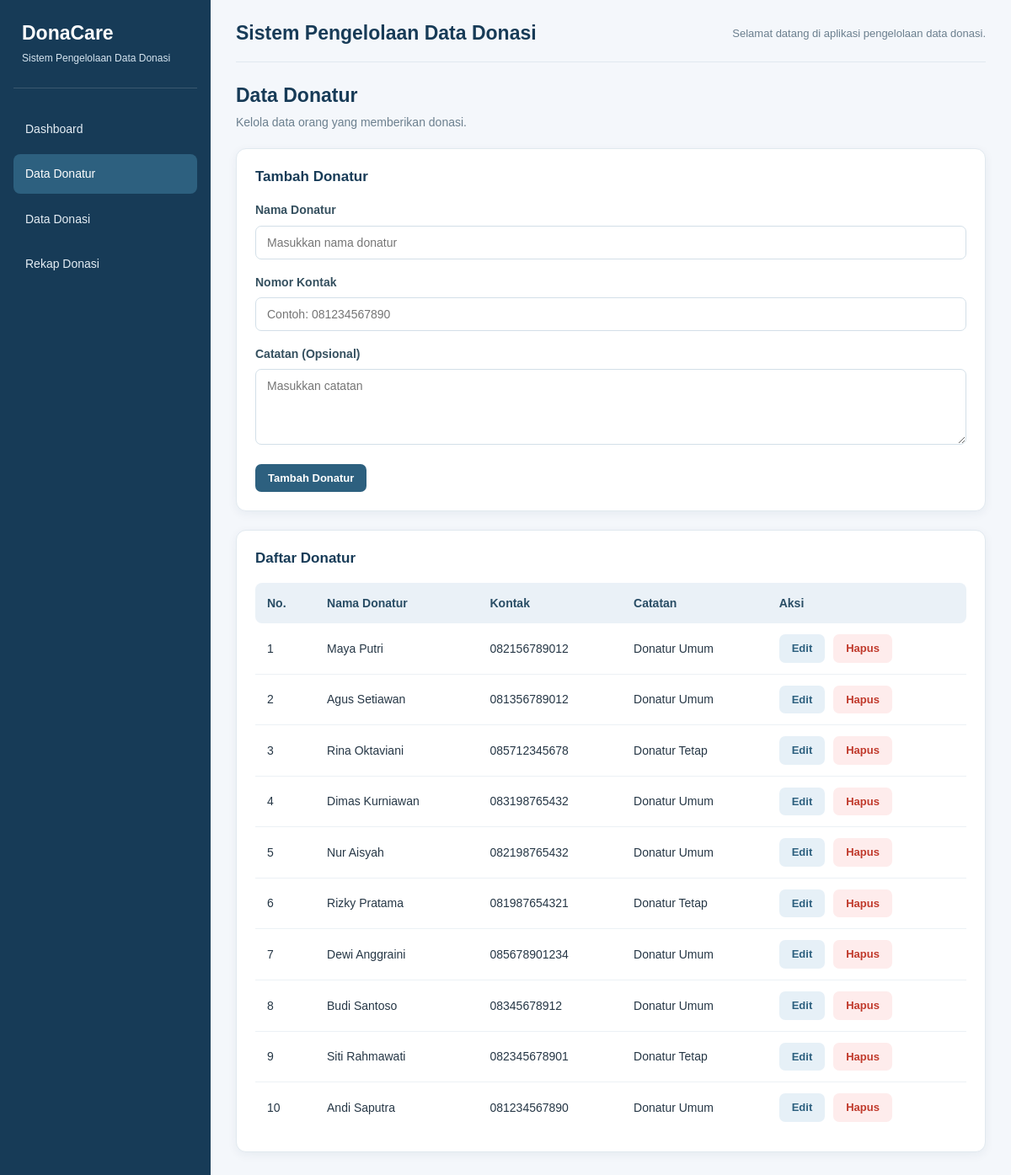
Screenshot of /index.php?page=donatur with the database file from the repository.
### tables this page shows
CREATE TABLE `donatur` (
  `id_donatur` int(11) NOT NULL,
  `nama_donatur` varchar(100) NOT NULL,
  `kontak` varchar(15) NOT NULL,
  `catatan` text DEFAULT NULL,
  `created_at` timestamp NOT NULL DEFAULT current_timestamp(),
  `updated_at` timestamp NOT NULL DEFAULT current_timestamp() ON UPDATE current_timestamp()
);

### pages/donatur.php (the view, shortened to what this page needs)
<?php
$editData = null;
$daftarDonatur = $pdo->query(
    "SELECT * FROM donatur ORDER BY id_donatur DESC"
)->fetchAll();
?>
<h2>Data Donatur</h2>
<p>Kelola data orang yang memberikan donasi.</p>
<div class="panel">
    <h3><?= $editData ? "Edit Donatur" : "Tambah Donatur" ?></h3>
    <form method="POST" action="index.php?page=donatur">
        <div class="form-group">
            <label>Nama Donatur</label>
            <input type="text" name="nama_donatur"
                   maxlength="100" required
                   value="<?= htmlspecialchars($editData['nama_donatur'] ?? '') ?>"
                   placeholder="Masukkan nama donatur">
        </div>
        <div class="form-group">
            <label>Nomor Kontak</label>
            <input type="text" name="kontak"
                   maxlength="13" required
                   value="<?= htmlspecialchars($editData['kontak'] ?? '') ?>"
                   placeholder="Contoh: 081234567890">
        </div>
        <div class="form-group">
            <label>Catatan (Opsional)</label>
            <textarea name="catatan"
                      placeholder="Masukkan catatan"><?= htmlspecialchars($editData['catatan'] ?? '') ?></textarea>
        </div>
        <button type="submit" class="btn-primary">
            <?= $editData ? "Simpan Perubahan" : "Tambah Donatur" ?>
        </button>
    </form>
</div>
<div class="panel">
    <h3>Daftar Donatur</h3>
    <div class="table-responsive">
        <table>
            <thead>
                <tr>
                    <th>No.</th>
                    <th>Nama Donatur</th>
                    <th>Kontak</th>
                    <th>Catatan</th>
                    <th>Aksi</th>
                </tr>
            </thead>
            <tbody>
                <?php if (count($daftarDonatur) > 0): ?>
                    <?php foreach ($daftarDonatur as $i => $d): ?>
                        <tr>
                            <td><?= $i + 1 ?></td>
                            <td><?= htmlspecialchars($d['nama_donatur']) ?></td>
                            <td><?= htmlspecialchars($d['kontak']) ?></td>
                            <td><?= htmlspecialchars($d['catatan'] ?? '-') ?></td>
                            <td class="action-cell">
                                <a class="btn-edit"
                                   href="index.php?page=donatur&edit=<?= (int)$d['id_donatur'] ?>">
                                    Edit
                                </a>
                                <form method="POST"
                                      action="index.php?page=donatur"
                                      onsubmit="return confirm('Yakin ingin menghapus donatur ini?')">
                                    <button type="submit" class="btn-delete">
                                        Hapus
                                    </button>
                                </form>
                            </td>
                        </tr>
                    <?php endforeach; ?>
                <?php endif; ?>
            </tbody>
        </table>
    </div>
</div>

### assets/css/style.css (style rules this page uses)
:root { --primary: #2d607f; --primary-dark: #234d68; --navy: #173b57; --tint: #e6f0f7; --tint-soft: #f2f7fb; --tint-hover: #d5e6f2; --border: #e1e9ef; --bg: #f4f7fb; --text: #263746; --muted: #6b7f8e; --th-bg: #eaf1f7; --th-text: #294d65; --success-bg: #e8f5ed; --success-text: #17633b; --success-border: #c9e8d2; --danger-bg: #fff0f0; --danger-text: #a52c2c; --danger-border: #f2cccc; --radius: 12px; --shadow: 0 3px 12px rgba(23, 59, 87, .06); --sidebar-w: 250px; }
* { margin: 0; padding: 0; box-sizing: border-box; }
body { font-family: Arial, Helvetica, sans-serif; background: var(--bg); color: var(--text); font-size: 14px; line-height: 1.6; }
a { text-decoration: none; color: inherit; }
button, input, select, textarea { font-family: inherit; font-size: inherit; }
button { cursor: pointer; }
h1, h2, h3, h4 { line-height: 1.3; }
.content > h2, .donasi-heading h2, .rekap-heading h2 { color: var(--navy); font-size: 23px; margin-bottom: 5px; }
.content > p, .donasi-heading p, .rekap-heading p { color: var(--muted); margin-bottom: 20px; }
.panel, .donasi-panel, .rekap-panel, .dashboard-panel { background: #fff; border: 1px solid var(--border); border-radius: var(--radius); padding: 22px; margin-bottom: 22px; box-shadow: var(--shadow); min-width: 0; }
.panel h3, .donasi-panel h3 { color: var(--navy); margin-bottom: 17px; font-size: 17px; }
.form-group { margin-bottom: 16px; }
.form-group label, .donasi-field label { display: block; font-weight: 600; margin-bottom: 7px; color: #35505f; }
.form-group input, .form-group textarea, .form-group select, .donasi-field input, .donasi-field select, .donasi-field textarea, .donasi-search-box input { width: 100%; padding: 11px 13px; border: 1px solid #d3dfe8; border-radius: 7px; background: #fff; color: var(--text); outline: none; }
.form-group textarea, .donasi-field textarea { min-height: 90px; resize: vertical; }
.btn-primary, .btn-secondary, .btn-edit, .btn-delete, .donasi-btn, .donasi-action-edit, .donasi-action-delete { display: inline-flex; align-items: center; justify-content: center; gap: 6px; padding: 9px 15px; border: 0; border-radius: 7px; font-size: 13px; font-weight: 600; line-height: 1.2; transition: background .2s; }
.btn-primary, .donasi-btn-primary { background: var(--primary); color: #fff; }
.btn-edit, .donasi-action-edit, .donasi-btn-filter { background: var(--tint); color: var(--primary); }
.btn-delete, .donasi-action-delete { background: #feecec; color: #c0392b; }
.table-responsive, .donasi-table-wrapper, .rekap-table-wrap, .dashboard-table-wrapper { width: 100%; overflow-x: auto; }
table { width: 100%; border-collapse: collapse; }
table th { background: var(--th-bg); color: var(--th-text); font-weight: 600; text-align: left; padding: 13px 14px; white-space: nowrap; }
table td { padding: 13px 14px; border-bottom: 1px solid #ecf1f5; vertical-align: middle; }
table tbody tr:last-child td { border-bottom: 0; }
table th:first-child { border-radius: 8px 0 0 8px; }
table th:last-child { border-radius: 0 8px 8px 0; }
.action-cell, .donasi-action-group { display: flex; align-items: center; gap: 6px; white-space: nowrap; }
.action-cell form, .donasi-action-group form { display: inline; margin: 0; }
td.action-cell { display: table-cell; }
td.action-cell > * { display: inline-flex; vertical-align: middle; margin-right: 6px; }

### rows the page displays
donatur: nama_donatur "Maya Putri", kontak "082156789012", catatan "Donatur Umum"
donatur: nama_donatur "Agus Setiawan", kontak "081356789012", catatan "Donatur Umum"
donatur: nama_donatur "Rina Oktaviani", kontak "085712345678", catatan "Donatur Tetap"
donatur: nama_donatur "Dimas Kurniawan", kontak "083198765432", catatan "Donatur Umum"
donatur: nama_donatur "Nur Aisyah", kontak "082198765432", catatan "Donatur Umum"
donatur: nama_donatur "Rizky Pratama", kontak "081987654321", catatan "Donatur Tetap"
donatur: nama_donatur "Dewi Anggraini", kontak "085678901234", catatan "Donatur Umum"
donatur: nama_donatur "Budi Santoso", kontak "08345678912", catatan "Donatur Umum"
donatur: nama_donatur "Siti Rahmawati", kontak "082345678901", catatan "Donatur Tetap"
donatur: nama_donatur "Andi Saputra", kontak "081234567890", catatan "Donatur Umum"
